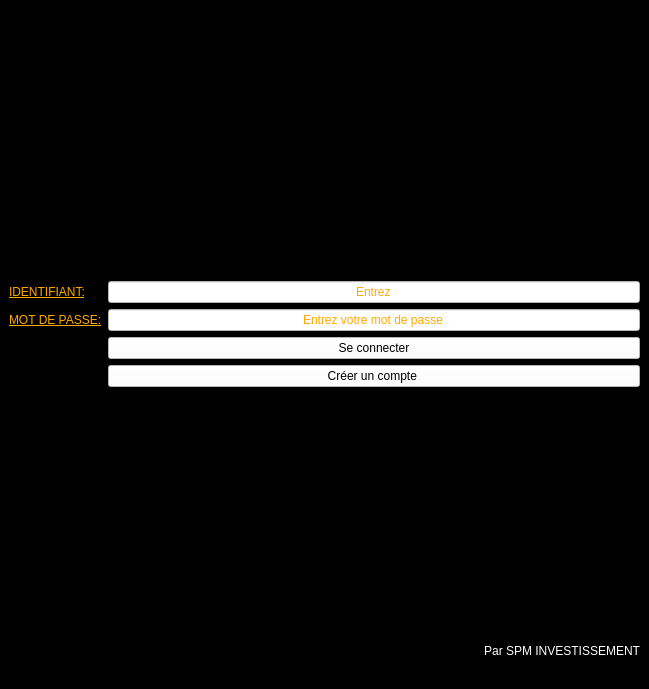
<?xml version="1.0" encoding="UTF-8"?>
<ui version="4.0">
 <class>Banque</class>
 <widget class="QMainWindow" name="Banque">
  <property name="geometry">
   <rect>
    <x>0</x>
    <y>0</y>
    <width>649</width>
    <height>689</height>
   </rect>
  </property>
  <property name="windowTitle">
   <string>Banque</string>
  </property>
  <property name="styleSheet">
   <string notr="true">background-color: rgb(0, 0, 0);</string>
  </property>
  <widget class="QWidget" name="centralwidget">
   <layout class="QGridLayout" name="gridLayout">
    <item row="1" column="0">
     <widget class="QLabel" name="label_2">
      <property name="styleSheet">
       <string notr="true">color: rgb(255, 170, 0);
text-decoration: underline;
font: 9pt &quot;Segoe UI&quot;;</string>
      </property>
      <property name="text">
       <string>IDENTIFIANT:</string>
      </property>
     </widget>
    </item>
    <item row="2" column="0">
     <widget class="QLabel" name="label_3">
      <property name="styleSheet">
       <string notr="true">color: rgb(255, 170, 0);
text-decoration: underline;
font: 9pt &quot;Segoe UI&quot;;</string>
      </property>
      <property name="text">
       <string>MOT DE PASSE:</string>
      </property>
     </widget>
    </item>
    <item row="3" column="1">
     <widget class="QPushButton" name="connection">
      <property name="cursor">
       <cursorShape>PointingHandCursor</cursorShape>
      </property>
      <property name="styleSheet">
       <string notr="true">background-color: rgb(255, 255, 255);</string>
      </property>
      <property name="text">
       <string>Se connecter</string>
      </property>
     </widget>
    </item>
    <item row="0" column="0" colspan="2">
     <widget class="QLabel" name="label">
      <property name="styleSheet">
       <string notr="true"/>
      </property>
      <property name="text">
       <string/>
      </property>
      <property name="pixmap">
       <pixmap>../../Images/Captures d’écran/LOGO.png</pixmap>
      </property>
     </widget>
    </item>
    <item row="5" column="1">
     <widget class="QPushButton" name="creer">
      <property name="cursor">
       <cursorShape>PointingHandCursor</cursorShape>
      </property>
      <property name="styleSheet">
       <string notr="true">background-color: rgb(255, 255, 255);
</string>
      </property>
      <property name="text">
       <string>Créer un compte </string>
      </property>
     </widget>
    </item>
    <item row="2" column="1">
     <widget class="QLineEdit" name="mdp">
      <property name="styleSheet">
       <string notr="true">color: rgb(255, 170, 0);
background-color: rgb(255, 255, 255);</string>
      </property>
      <property name="text">
       <string>Entrez votre mot de passe</string>
      </property>
      <property name="alignment">
       <set>Qt::AlignCenter</set>
      </property>
     </widget>
    </item>
    <item row="6" column="1">
     <widget class="QLabel" name="label_4">
      <property name="minimumSize">
       <size>
        <width>518</width>
        <height>144</height>
       </size>
      </property>
      <property name="styleSheet">
       <string notr="true">color: rgb(255, 255, 255);</string>
      </property>
      <property name="text">
       <string>Par SPM INVESTISSEMENT</string>
      </property>
      <property name="alignment">
       <set>Qt::AlignBottom|Qt::AlignRight|Qt::AlignTrailing</set>
      </property>
     </widget>
    </item>
    <item row="1" column="1">
     <widget class="QLineEdit" name="identifiant">
      <property name="styleSheet">
       <string notr="true">color: rgb(255, 170, 0);
background-color: rgb(255, 255, 255);</string>
      </property>
      <property name="text">
       <string>Entrez</string>
      </property>
      <property name="alignment">
       <set>Qt::AlignCenter</set>
      </property>
     </widget>
    </item>
   </layout>
  </widget>
  <widget class="QMenuBar" name="menubar">
   <property name="geometry">
    <rect>
     <x>0</x>
     <y>0</y>
     <width>649</width>
     <height>26</height>
    </rect>
   </property>
  </widget>
  <widget class="QStatusBar" name="statusbar"/>
 </widget>
 <resources/>
 <connections/>
</ui>
